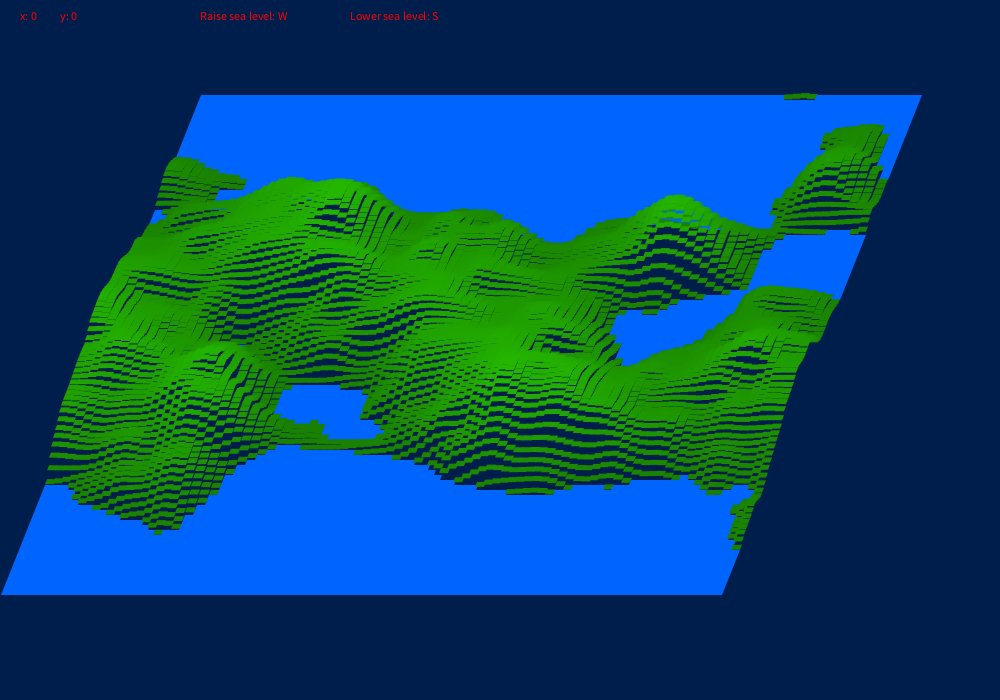
Frame 1 (no input)
Frame 60 (the mouse pressed at the canvas centre just before this capture): identical to frame 1, image omitted
Frame 120 (the mouse held since frame 60 and released just before this capture): identical to frame 1, image omitted

The Processing sketch that drew this single still picture (run headless with seeded random() and noise(); from frame 60 on, the mouse is pressed at the canvas centre):

// Processing sketch: processing_155633
// ── processing_155633.pde

int i, j, posx, posy;
int col=90;
int lin=100;
int mcol=1000;
int mlin=1000;
int nivel=150;
boolean contorno=false;
float[][] mapa=new float[mcol][mlin];
Pilar[][] p=new Pilar[col][lin];

void setup()
{
  size(1000, 700);
  colorMode(HSB, 100);
  for(j=0; j<lin; j=j+1)
  {
    for(i=0; i<col; i=i+1)
    {
      p[i][j]=new Pilar();
    }
  }
  for(j=0; j<mlin; j=j+1)
  {
    for(i=0; i<mcol; i=i+1)
    {
      mapa[i][j]=noise(100+0.03*i, 100+0.03*j);
    }
  }
}

void draw()
{
  background(60, 100, 30);
  fill(0, 100, 100);
  text("x: "+posx, 20, 20);
  text("y: "+posy, 60, 20);
  text("Raise sea level: W", 200, 20);
  text("Lower sea level: S", 350, 20);
  for(j=0; j<lin; j=j+1)
  {
    for(i=0; i<col; i=i+1)
    {
      p[i][j].mover();
    }
  }
}

void keyPressed()
{
  if(keyCode==RIGHT && posx<mcol-col)
  {
    posx=posx+2;
  }
  if(keyCode==LEFT && posx>0)
  {
    posx=posx-2;
  }
  if(keyCode==UP && posy>0)
  {
    posy=posy-2;
  }
  if(keyCode==DOWN && posy<mlin-lin)
  {
    posy=posy+2;
  }
  if(keyCode=='w' || keyCode=='W' && nivel<300)
  {
    nivel=nivel+10;
  }
  if(keyCode=='s' || keyCode=='S' && nivel>0)
  {
    nivel=nivel-10;
  }
}

class Pilar
{
  float x, y, h;
  
  Pilar()
  {
    x=0;
    y=0;
    h=0;
  }
  
  void mover()
  {
    x=width/2-300+8*i-2*j;
    y=height/2-100+5*j;
    h=300*mapa[posx+i][posy+j];
    if(h<nivel)
    {
      h=nivel;
      fill(60, 100, 100);
    }
    else
    {
      fill(30, 100, h/3);
    }
    noStroke();
    beginShape();
    vertex(x-1, y-h);
    vertex(x+1, y-h-5);
    vertex(x+10, y-h-5);
    vertex(x+8, y-h);
    endShape(CLOSE);
  }
}
